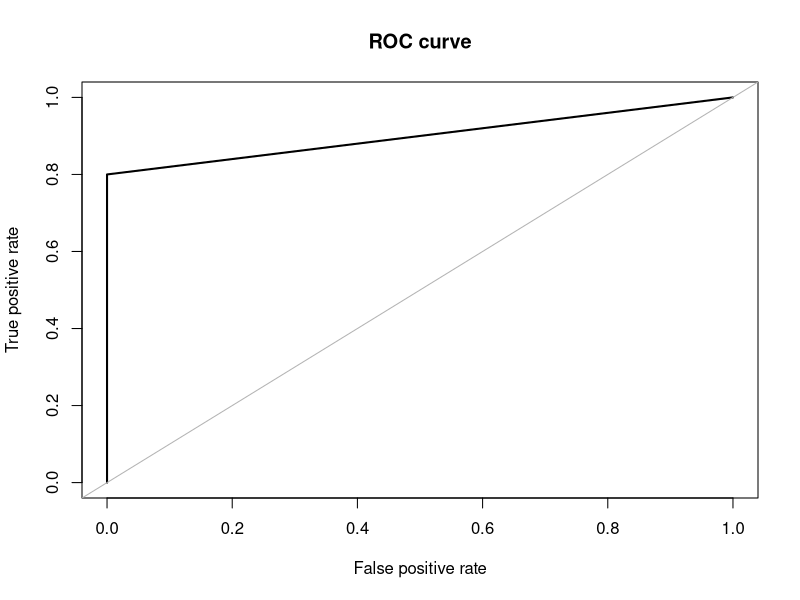
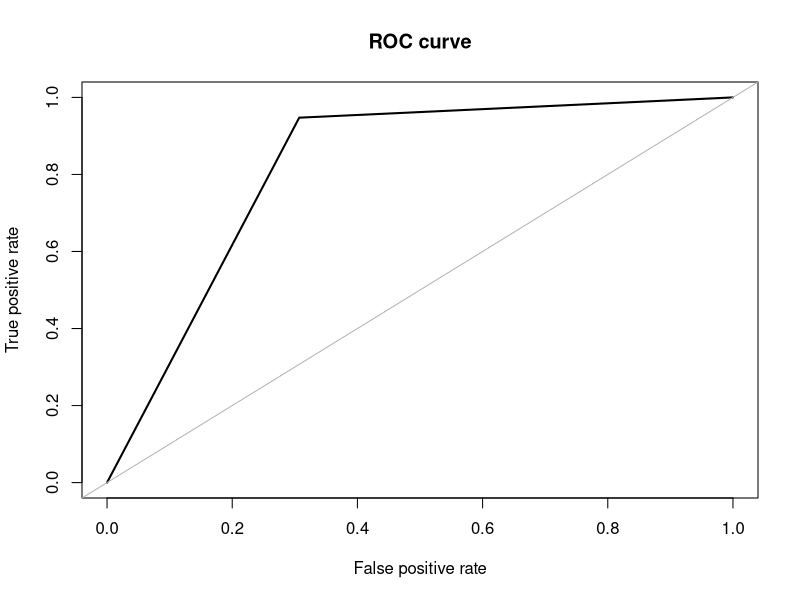

The R source for these figures, in order:
data("mtcars")

head(mtcars)

mtcars$new <- ifelse(mtcars$mpg > mean(mtcars$mpg), 1, 0)
View(mtcars)

mtcars$mpg <- NULL


#formula to split data 80/20
#install packet caret
library(caret)

index <- createDataPartition(mtcars$new, p = 0.8, list = FALSE)

train <- mtcars[index,]
test <- mtcars[-index,]

library(rpart)

#rpart(????~a+s+c+d+w,data =)
decision_tree <- rpart(new~.,train)

#predict(model,test)
predicted <- predict(decision_tree,test)
library(ROSE)

#Roc curve - ?????????????? ???????????????????? ?????? ???? ????????????
roc.curve(test$new,predicted)
View(mtcars)


data("diamonds")
head(diamonds)
View(diamonds)
diamonds$price <- NULL

diamonds$new <- ifelse(diamonds$carat > 0.21, 10, 15)

index2 <- createDataPartition(mtcars$new, p = 0.8 , list = FALSE)
train2 <- diamonds[index2,]
test2 <- diamonds[-index2,]

decision_tree <- rpart(new~.,train2)
predicted <- predict(decision_tree,test2)

roc.curve(test2$new,predicted)
